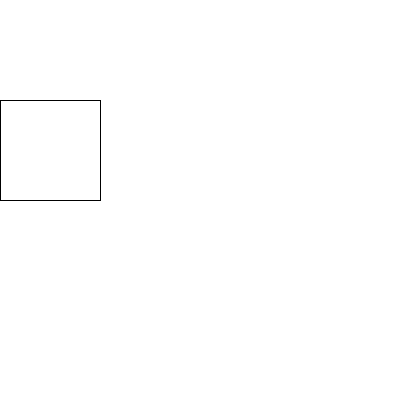
Frame 1 (no input)
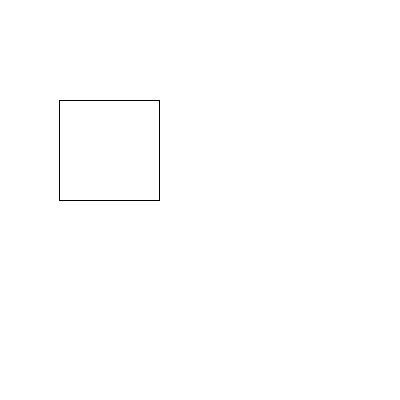
Frame 60 (the mouse pressed at the canvas centre just before this capture)
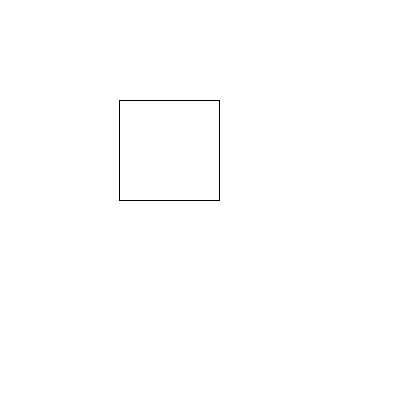
Frame 120 (the mouse held since frame 60 and released just before this capture)

The Processing sketch that drew these frames (run headless with seeded random() and noise(); from frame 60 on, the mouse is pressed at the canvas centre):

// Processing sketch: Q2
// ── Q2.pde
int s;
void setup(){
  size(400,400);
  s=0;
}

void draw(){
  background(255);
  fill(255);
  rect(s++, 100, 100,100);
  if(s>=400)s=0;
}
